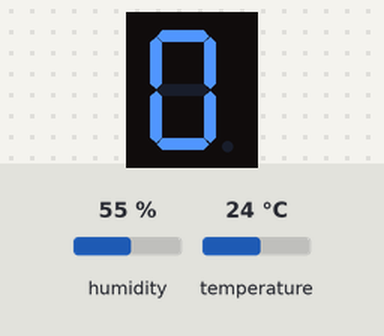
The sketch below on a simulated Arduino Uno, built with avr-gcc and run on an emulated ATmega328P. Shown: 1-digit seven-segment display. Wiring (inferred from the names in the program): 1-digit 7-segment display, segments lit when HIGH: segments pin 7, pin 6, pin 11, pin 12, pin 13, pin 8, pin 9. Inputs (shaded band) come from the test bench; at power-on: humidity 55 %, temperature 24 °C. The segment pins are drawn as the display they are named for; what the sketch prints to the serial monitor is not drawn.

Above: at 0.2 s.
At 1.2 s:
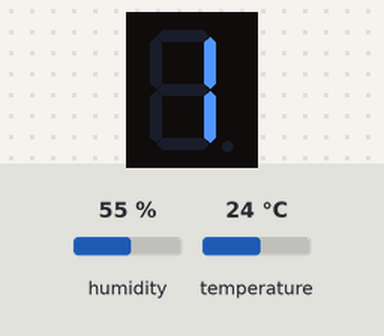
At 2.2 s:
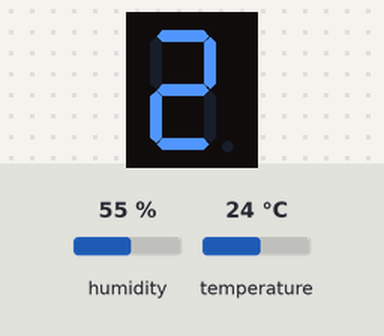
At 4.2 s:
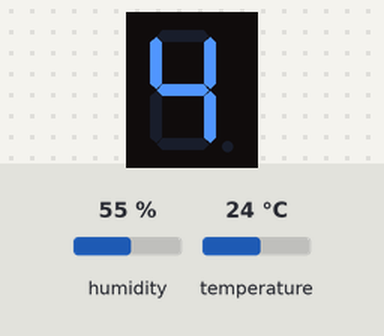
At 6.2 s:
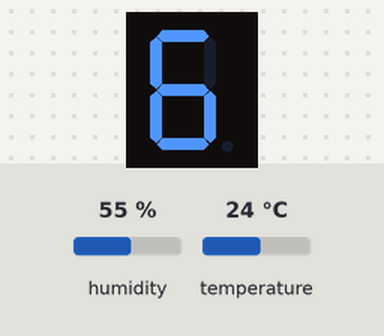
At 9.2 s:
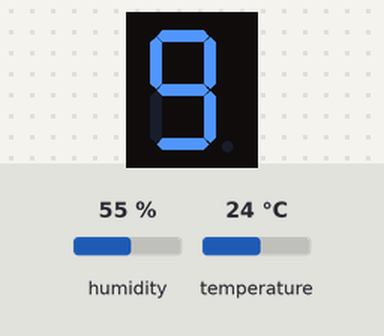

Measured:
- by itself, everything shown: repeats every 10.1 s, in 11 steps
- what the display in image 0 shows lasts 1.0 s, from 0.1 s to 1.1 s

The sketch:

w3.ino
```cpp
int led = 11;
int quangTro = A0;


#include <Servo.h>
#include "DHT.h"

Servo myservo;


int dht_pin = 4; // Đọc dữ liệu ở chân 2 là
DHT dht(dht_pin, DHT11);

// int potentiometer_pin = A0;

int a = 7;
int b = 6;
int c = 11;
int d = 12;
int e = 13;
int f = 8;
int g = 9;


int segments[7] = {7, 6, 11, 12, 13, 8, 9};


void setup() {
  // put your setup code here, to run once:
  Serial.begin(9600);

  // pinMode(led, OUTPUT);

  // myservo.attach(9);

  // pinMode(potentiometer_pin, INPUT); // Dien tro

  // dht.begin();
  for(int i = 0; i < 7; i++)
    pinMode(segments[i], OUTPUT);
}

void display0()
{
  digitalWrite(a, HIGH);
  digitalWrite(b, HIGH);
  digitalWrite(c, HIGH);
  digitalWrite(d, HIGH);
  digitalWrite(e, HIGH);
  digitalWrite(f, HIGH);
}

void display1()
{
  digitalWrite(b, HIGH);
  digitalWrite(c, HIGH);
}

void display2()
{
  digitalWrite(a, HIGH);
  digitalWrite(b, HIGH);
  digitalWrite(d, HIGH);
  digitalWrite(e, HIGH);
  digitalWrite(g, HIGH);
}

void display3()
{
  digitalWrite(a, HIGH);
  digitalWrite(b, HIGH);
  digitalWrite(c, HIGH);
  digitalWrite(d, HIGH);
  digitalWrite(g, HIGH);
}

void display4()
{
  digitalWrite(b, HIGH);
  digitalWrite(c, HIGH);
  digitalWrite(f, HIGH);
  digitalWrite(g, HIGH);
}

void display5()
{
  digitalWrite(a, HIGH);
  digitalWrite(c, HIGH);
  digitalWrite(d, HIGH);
  digitalWrite(f, HIGH);
  digitalWrite(g, HIGH);
}

void display6()
{
  digitalWrite(a, HIGH);
  digitalWrite(c, HIGH);
  digitalWrite(d, HIGH);
  digitalWrite(e, HIGH);
  digitalWrite(f, HIGH);
  digitalWrite(g, HIGH);
}

void display7()
{
  digitalWrite(a, HIGH);
  digitalWrite(b, HIGH);
  digitalWrite(c, HIGH);
}

void display8()
{
  digitalWrite(a, HIGH);
  digitalWrite(b, HIGH);
  digitalWrite(c, HIGH);
  digitalWrite(d, HIGH);
  digitalWrite(e, HIGH);
  digitalWrite(f, HIGH);
  digitalWrite(g, HIGH);
}

void display9()
{
  digitalWrite(a, HIGH);
  digitalWrite(b, HIGH);
  digitalWrite(c, HIGH);
  digitalWrite(d, HIGH);
  digitalWrite(f, HIGH);
  digitalWrite(g, HIGH);
}

void clear()
{
  for(int i = 0; i < 7; i++)
    digitalWrite(segments[i], LOW);
}

void loop() {
  // put your main code here, to run repeatedly:
  // digitalWrite(led, HIGH);
  // delay(1000);
  // digitalWrite(led, LOW);
  // delay(1000);

  // int val = analogRead(quangTro);
  // Serial.println(val);
  // delay(500);

  // int value_potentiometer = analogRead(potentiometer_pin); // range in 0 - 1023
  // int goc = map(value_potentiometer, 0, 1023, 0, 180);
  // Serial.println(goc);
  // myservo.write(goc);
  // delay(500);

  float h = dht.readHumidity();
  float t = dht.readTemperature(); //
  float f = dht.readTemperature(true);

  Serial.print("Humidity: ");
  Serial.println(h);
  Serial.print("Temperature (C): ");
  Serial.println(t);
  Serial.print("Temperature (F): ");
  Serial.println(f);

  delay(100);

  display0();
  delay(1000);
  clear();

  display1();
  delay(1000);
  clear();

  display2();
  delay(1000);
  clear();

  display3();
  delay(1000);
  clear();

  display4();
  delay(1000);
  clear();

  display5();
  delay(1000);
  clear();

  display6();
  delay(1000);
  clear();

  display7();
  delay(1000);
  clear();

  display8();
  delay(1000);
  clear();

  display9();
  delay(1000);
  clear();

}
```
